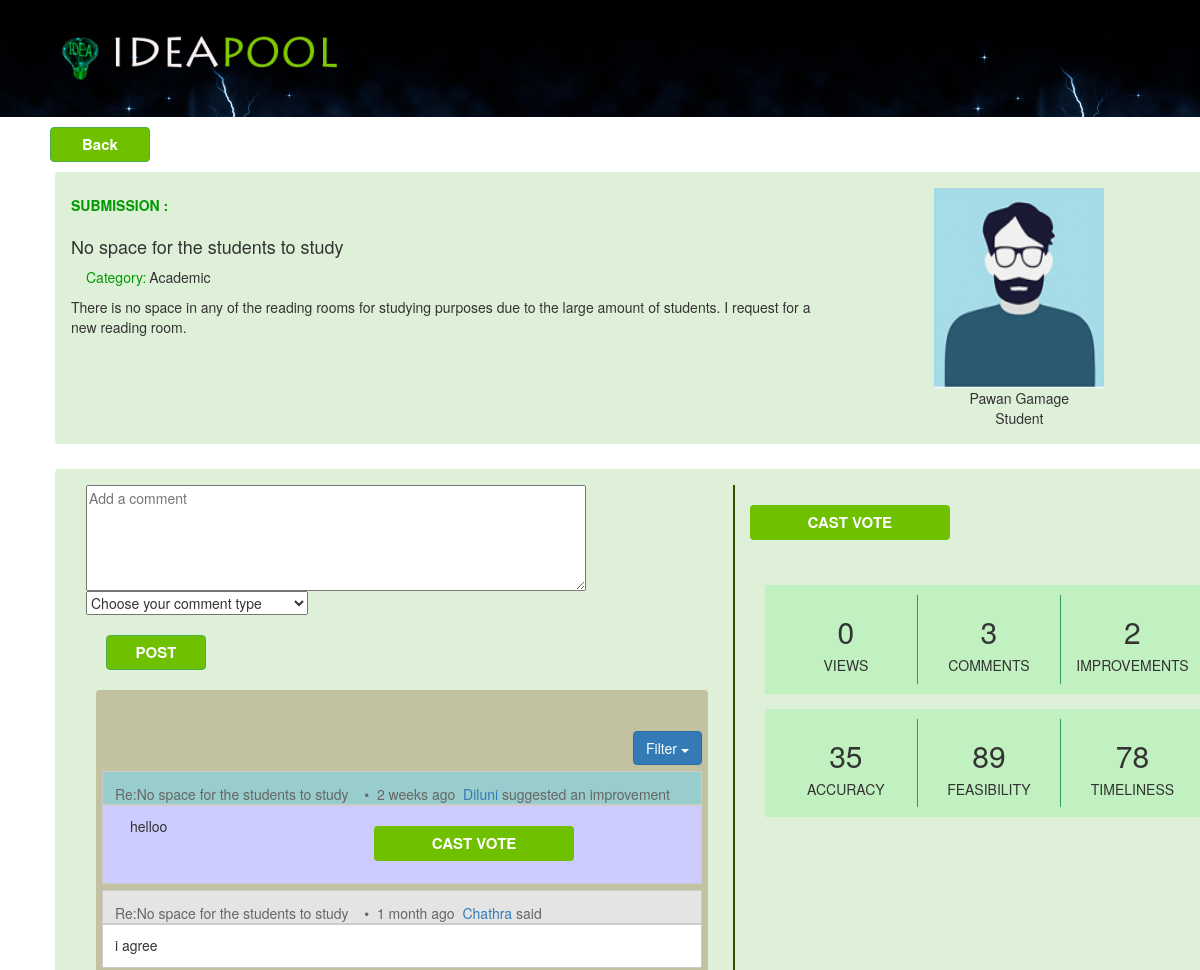
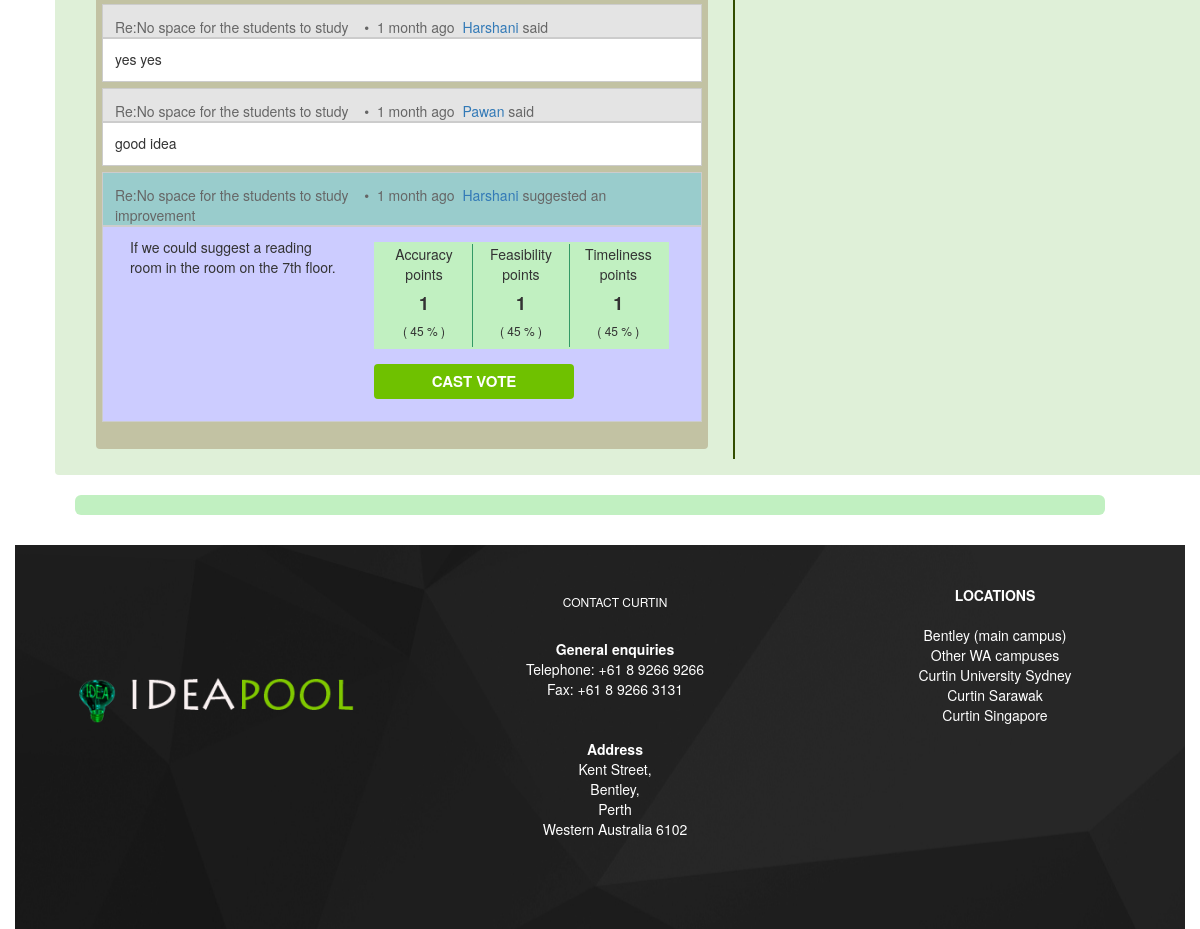
The app's page /viewidea.php?id=SUB_6&comt=0 with its own data (2 pictures, top to bottom).
### tables this page shows
CREATE TABLE IF NOT EXISTS `post` (
  `postId` varchar(10) NOT NULL,
  `userId` int(11) NOT NULL,
  `dateTime` datetime NOT NULL DEFAULT CURRENT_TIMESTAMP,
  `faculty` varchar(250) NOT NULL,
  `department` varchar(250) NOT NULL,
  `category` varchar(100) NOT NULL,
  `title` varchar(300) NOT NULL,
  `content` varchar(1000) NOT NULL,
  `views` int(100) NOT NULL DEFAULT '0',
  `date` date NOT NULL DEFAULT '2016-04-14',
  `files` varchar(100) NOT NULL,
  PRIMARY KEY (`postId`)
);

CREATE TABLE IF NOT EXISTS `register` (
  `id` int(11) NOT NULL AUTO_INCREMENT,
  `fname` varchar(45) NOT NULL,
  `lname` varchar(45) NOT NULL,
  `address` varchar(45) NOT NULL,
  `contact` int(11) NOT NULL,
  `gender` varchar(45) NOT NULL,
  `emil` varchar(45) NOT NULL,
  `category` varchar(45) NOT NULL,
  `universityID` varchar(45) NOT NULL,
  `Image` varchar(45) NOT NULL,
  `status` varchar(45) NOT NULL DEFAULT 'pending',
  `username` varchar(45) NOT NULL,
  `password` varchar(45) NOT NULL,
  `reward` int(10) NOT NULL DEFAULT '0',
  `reward2` int(10) NOT NULL DEFAULT '0',
  `reward3` int(10) NOT NULL DEFAULT '0',
  PRIMARY KEY (`id`)
);

CREATE TABLE IF NOT EXISTS `comment` (
  `commentId` char(5) NOT NULL,
  `submissionId` char(6) NOT NULL,
  `userId` int(4) NOT NULL,
  `description` varchar(150) NOT NULL,
  `date` datetime NOT NULL,
  `views` int(11) NOT NULL,
  `commentType` varchar(50) NOT NULL,
  PRIMARY KEY (`commentId`)
);

### viewidea.php (the view, shortened to what the rows shown need)
<!DOCTYPE html PUBLIC "-//W3C//DTD XHTML 1.0 Transitional//EN" "http://www.w3.org/TR/xhtml1/DTD/xhtml1-transitional.dtd">
<html xmlns="http://www.w3.org/1999/xhtml">
<head>
<link rel="stylesheet" href="css/bootstrap.min.css"></link>
<link rel="stylesheet" href="css/ideacss.css" />
<link rel="stylesheet" href="http://seiyria.com/bootstrap-slider/css/bootstrap-slider.css" />
<link rel="stylesheet" href="https://maxcdn.bootstrapcdn.com/font-awesome/4.5.0/css/font-awesome.min.css"/>
</head>
<body>
<?php
	$submissionId = $_GET['id'];
	$comt = $_GET['comt'];
?>
 <?php
					include('database_connect.php');
					$sqlView =  "SELECT * FROM post WHERE postId = '$submissionId'";
					$result = mysqli_query($con,$sqlView);
					if (mysqli_num_rows($result) > 0) {
						while($row = mysqli_fetch_assoc($result))
						{
  		   					$title = $row['title'];
							$category = $row['category'];
							$content = $row['content'];
						}
					}
					else{
								echo 'error'.mysqli_error($con);
						}
	?>
 <?php
   include('agoTimeFormat.php');
   $ageObject = new AgoTimeFormat;
   include ('database_connect.php');
   $submissionId = $_GET["id"];
   $sqlView =  "SELECT * FROM post WHERE postId = '$submissionId'";
          $result = mysqli_query($con,$sqlView);
          if (mysqli_num_rows($result) > 0) {
            while($row = mysqli_fetch_assoc($result))
            {
                  $title = $row['title'];
          }
          }
          else{
                echo 'error'.mysqli_error($con);
            }
   if($comt == 0){
   $sqlQuery="SELECT * FROM comment AS C JOIN register AS R ON C.userId=R.id WHERE C.submissionId='$submissionId' ORDER BY C.date desc ";
   }
   $sql = mysqli_query($con,$sqlQuery) ;
   $numRows = mysqli_num_rows($sql);
   $all_responses = array($numRows);
   $all_response_descriptions = array($numRows);
   $all_responses_type = array($numRows);
   $all_comment_ids = array($numRows);
   $passBit=array($numRows);
   $count =0;
   if($numRows <1)
   {
     $all_responses[$count] = 'No Comments to display. Be the first! ';
     $all_response_descriptions[$count]= null;
     $all_responses_type[$count] =null;
     $all_comment_ids[$count] = null;
     $commentId =0;
     $passBit[$count] = 1;
   }
   else{
     while($row = mysqli_fetch_array($sql))
     {
       $description = $row['description'];
       $commenttype = $row['commentType'];
       $commentId = $row['commentId'];
       $username = $row['fname'];
       $date = $row['date'];
       $agoDate = ($ageObject -> convert_datetime($date));
       $agoDateString = ($ageObject -> makeAgo($agoDate));
       $all_response_descriptions[$count] =  $description;
       $all_comment_ids[$count] = $commentId;
       if ($commenttype == 'Comment')
       {
         $passBit[$count] = 1;
         $all_responses[$count] = ' Re:'.$title.' &nbsp;&nbsp;&nbsp;&bull;&nbsp;&nbsp;'.$agoDateString.'&nbsp; <a href="#"> '.$username.' </a> said';
       }
       else
       {
         $passBit[$count] = 0;
         $all_responses[$count] = ' Re:'.$title.' &nbsp;&nbsp;&nbsp;&bull;&nbsp;&nbsp;'.$agoDateString.'&nbsp; <a href="#">'.$username.' </a> suggested an improvement';
       }
       $count = $count +1;
     }
   }
   ?>
  <div class="container-fluid fluidbg">
  		<div class=" viewjum">
          <div class="container containeropac">
        	<div class="row post_deco">
                <div class="col-md-8" >
                          <div class="row themecolor">
                	           <h5><b>SUBMISSION :</b></h5>
                          </div>
            	          <div class="row submissionpad">
                	           <h4><?php  echo $title ?>  </h4>
                          </div>
                         <div class="row ad justcategory">
                	     	 <div class="col-md-1 themecolor">
                          		Category:
                          	 </div>
                              <div class="col-md-3 aligntext">
                          	    <?php echo "  ".$category ?>
                          	 </div>
	                     </div>
                         <div class="row adjusttop2 ">
                	     	<?php echo $content ?>
                         </div>
                </div>
                    <?php
					include('database_connect.php');
					$submissionId = $_GET['id'];
					$getUsername = "SELECT userId from post where postId='$submissionId' ";
					$resultUser = mysqli_query($con,$getUsername);
					if (mysqli_num_rows($resultUser ) > 0){
						while($row = mysqli_fetch_assoc($resultUser))
						{
							$postedUser = $row['userId'];
						}
					}
					else{
						echo mysqli_error($con);
					}
					$sqlUser =  "SELECT * FROM register WHERE id = '$postedUser'";
					$result = mysqli_query($con,$sqlUser);
					if (mysqli_num_rows($result) > 0) {
						while($row = mysqli_fetch_assoc($result))
						{
					?>
           		<div class="col-md-4" align="center"  >
            	 	<div class="row">
                    	<img src="<?= $row['Image'] ?>" class="photosize" />
                    </div>
                    <div class="row" >
                    	<?php echo $row['fname']." ".$row['lname'] ?> <br  />
                       <?php echo $row['category']?> <br  />
                    </div>
             <?php  }
					}
					else{
						echo mysqli_error($con);
					}
					?>
           		</div>
           </div>
                         <br />
          <div class="row aligntext post_deco" >
                <div class="col-md-7 divider">
							<div  id="Comemnt_from_ajax">
                       <div class="post_deco_1">
                  <div class="row">
               <div id="responses" class="adjust_div" >
               <?php $i=0; while($i< sizeof($all_responses)){
                ?>
                                <?php if ($passBit[$i]==0) {
                                     $okVal=false;
                                     $accCount=$fCount=$timeCount=$accWeight=$fWeight=$timeWeight=0;
                                     include ('database_connect.php');
                                     $sqlSum = "SELECT * FROM votes WHERE ImprovementId= '$all_comment_ids[$i]' ";
                                     $resultQ = mysqli_query($con,$sqlSum);
                                     if(mysqli_num_rows($resultQ)>0){
                                        $okVal = true;
                                        while($rowQ = mysqli_fetch_assoc($resultQ)){
                                            $type = $rowQ['voteCategory'];
                                            if($type=='Accuracy'){$accCount=$accCount+1; $accWeight= $accWeight+ $rowQ['weight']; }
                                            else if($type=='Feasibility'){$fCount=$fCount+1; $fWeight= $fWeight+ $rowQ['weight']; }
                                            else if($type=='Timeliness'){$timeCount=$timeCount+1; $timeWeight= $timeWeight+ $rowQ['weight']; }
                                        }
                                        $accP= ($accWeight/$accCount);
                                        $fP= ($fWeight/$fCount);
                                        $timeP= ($timeWeight/$timeCount);
                                     }
                                     else if(is_null($resultQ)){ $okVal=false;
                                     }
                                  ?>
                               <div class="imp_response_top_div"  id="<?php echo "top".$commentId ?>"   > <?php echo $all_responses[$i]; ?> </div>
                                 <div class="imp_response_div "  id="<?php echo "desc".$commentId ?>"   >
                                  <div class="col-md-5" ><?php echo $all_response_descriptions[$i];?> </div>
                    <div class="col-md-7">
                                  <?php if($okVal) {?>
                                   <div class="row vcolorjum" align="center">
                                       <div class="col-md-4 alignval ">
                                             <p> Accuracy points </p>
                                             <h4><b> <?php echo  $accCount ?> </b></h4>
                                             <h6> <?php echo "( ".$accP." % )" ?> </h6>
                                       </div>
                                       <div class="col-md-4 alignval">
                                              <p> Feasibility points </p>
                                             <h4> <b><?php echo $fCount ?></b> </h4>
                                              <h6> <?php echo "( ".$fP." % )" ?> </h6>
                                       </div>
                                       <div class="col-md-4 ">
                                               <p> Timeliness points </p>
                                             <h4><b> <?php echo $timeCount ?> </b></h4>
                                              <h6> <?php echo "( ".$timeP." % )" ?> </h6>
                                       </div>
                                  </div>
                                  <?php } ?>
                                   <div class="row">
                                <button data-toggle="collapse" data-target="#<?php echo $all_comment_ids[$i] ?>" class="button_design btn btn-vote"  >CAST VOTE</button>
                        </div>
                                  </div>
                               </div>
                                <?php } else if ($passBit[$i]==1){ ?>
                                <div class="response_top_div"> <?php echo $all_responses[$i]; ?> </div>
                               <div class="response_div"> <?php echo $all_response_descriptions[$i]; ?> </div>
                                <?php } $i++; }  ?>
                             </div>
                        </div>
                        </div>
                            </div>
                </div>
                <div class="col-md-5 votespace">
                            <?php
		  	include ('submission_details.php');
		  ?>
          			<div class="row colorjum" align="center">
                    	<div class="col-md-4 alignval ">
                        	<h2> <?php echo $viewCount ?> </h2>
                            <h5> VIEWS </h5>
                        </div>
                        <div class="col-md-4 alignval">
                        	<h2> <?php echo $commentCount ?> </h2>
                        </div>
                        <div class="col-md-4 ">
                        	<h2> <?php echo $improvCount ?> </h2>
                        </div>
                </div>
                <div class="row colorjum" align="center">
                      <div class="col-md-4 alignval ">
                          <h2> <?php echo $avCount ?> </h2>
                        </div>
                        <div class="col-md-4 alignval">
                          <h2> <?php echo $fvCount ?> </h2>
                        </div>
                        <div class="col-md-4 ">
                          <h2> <?php echo $tvCount ?> </h2>
                        </div>
                </div>
      </div>
 		</div>
        </div>
</div>
<?php
	include('footer.php');
?>
</body>
</html>

### records on screen
post: title "No space for the students to study", category "Academic", content "There is no space in any of the reading rooms for studying purposes due to the large amount of students. I request for a new reading room.", views "0"
register: Image (picture), fname "Pawan", lname "Gamage", category "Student"
comment: date "2 weeks ago"
register: fname "Diluni"
comment: date "1 month ago"
register: fname "Chathra"
comment: date "1 month ago"
register: fname "Harshani"
comment: date "1 month ago"
comment: date "1 month ago"

### other values on screen
$all_response_descriptions[$i] "helloo"
$all_response_descriptions[$i] "i agree"
$all_response_descriptions[$i] "yes yes"
$all_response_descriptions[$i] "good idea"
$all_response_descriptions[$i] "If we could suggest a reading room in the room on the 7th floor."
$accCount "1"
$accP "45"
$fCount "1"
$fP "45"
$timeCount "1"
$timeP "45"
$commentCount "3"
$improvCount "2"
$avCount "35"
$fvCount "89"
